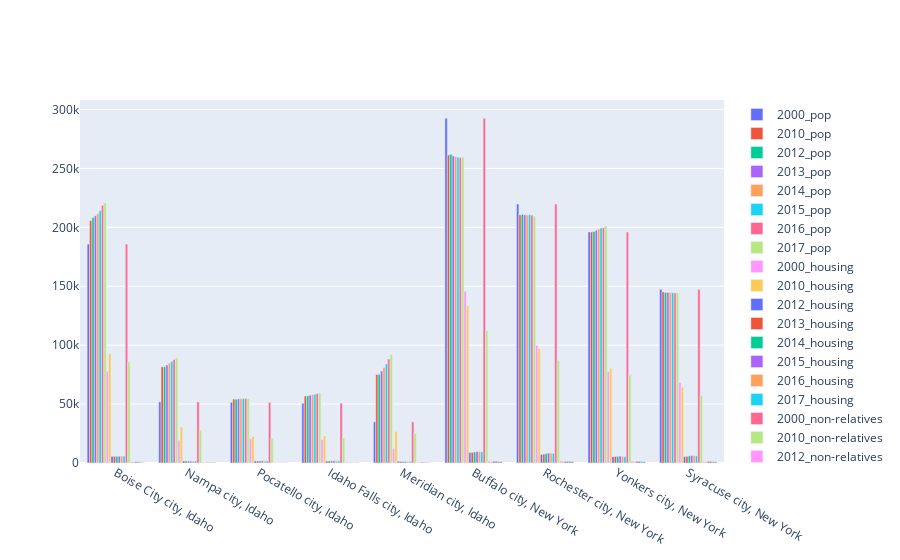

Notebook cell for this chart:
### Code cell
fig = go.Figure(data=[
    go.Bar(name='2000_pop', x=three_state_df['City_Name'], y=three_state_df['Total_Population_2000']),
    go.Bar(name='2010_pop', x=three_state_df['City_Name'], y=three_state_df['Total_Population_2010']),
    go.Bar(name='2012_pop', x=three_state_df['City_Name'], y=three_state_df['Total_Population_2012']),
    go.Bar(name='2013_pop', x=three_state_df['City_Name'], y=three_state_df['Total_Population_2013']),
    go.Bar(name='2014_pop', x=three_state_df['City_Name'], y=three_state_df['Total_Population_2014']),
    go.Bar(name='2015_pop', x=three_state_df['City_Name'], y=three_state_df['Total_Population_2015']),
    go.Bar(name='2016_pop', x=three_state_df['City_Name'], y=three_state_df['Total_Population_2016']),
    go.Bar(name='2017_pop', x=three_state_df['City_Name'], y=three_state_df['Total_Population_2017']),
    go.Bar(name='2000_housing', x=three_state_df['City_Name'], y=three_state_df['Total_Housing_2000']),
    go.Bar(name='2010_housing', x=three_state_df['City_Name'], y=three_state_df['Total_Housing_2010']),
    go.Bar(name='2012_housing', x=three_state_df['City_Name'], y=three_state_df['Total_Housing_2012']),
    go.Bar(name='2013_housing', x=three_state_df['City_Name'], y=three_state_df['Total_Housing_2013']),
    go.Bar(name='2014_housing', x=three_state_df['City_Name'], y=three_state_df['Total_Housing_2014']),
    go.Bar(name='2015_housing', x=three_state_df['City_Name'], y=three_state_df['Total_Housing_2015']),
    go.Bar(name='2016_housing', x=three_state_df['City_Name'], y=three_state_df['Total_Housing_2016']),
    go.Bar(name='2017_housing', x=three_state_df['City_Name'], y=three_state_df['Total_Housing_2017']),
    go.Bar(name='2000_non-relatives', x=three_state_df['City_Name'], y=three_state_df['Presence_of_Non-Relatives_2000']),
    go.Bar(name='2010_non-relatives', x=three_state_df['City_Name'], y=three_state_df['Presence_of_Non-Relatives_2010']),
    go.Bar(name='2012_non-relatives', x=three_state_df['City_Name'], y=three_state_df['Presence_of_Non-Relatives_2012']),
    go.Bar(name='2013_non-relatives', x=three_state_df['City_Name'], y=three_state_df['Presence_of_Non-Relatives_2013']),
    go.Bar(name='2014_non-relatives', x=three_state_df['City_Name'], y=three_state_df['Presence_of_Non-Relatives_2014']),
    go.Bar(name='2015_non-relatives', x=three_state_df['City_Name'], y=three_state_df['Presence_of_Non-Relatives_2015']),
    go.Bar(name='2016_non-relatives', x=three_state_df['City_Name'], y=three_state_df['Presence_of_Non-Relatives_2016']),
    go.Bar(name='2017_non-relatives', x=three_state_df['City_Name'], y=three_state_df['Presence_of_Non-Relatives_2017']),
])
fig.update_layout(barmode='group')
fig.show()

### Figure 1 — Plotly figure (JSON) as saved in the notebook; plotly's stock layout.template omitted (floating-point values rounded to 4 significant figures)
{"data": [{"name": "2000_pop", "type": "bar", "x": ["Boise City city, Idaho", "Nampa city, Idaho", "Pocatello city, Idaho", "Idaho Falls city, Idaho", "Meridian city, Idaho", "Buffalo city, New York", "Rochester city, New York", "Yonkers city, New York", "Syracuse city, New York"], "y": [185787, 51867, 51466, 50730, 34919, 292648, 219773, 196086, 147306]}, {"name": "2010_pop", "type": "bar", "x": ["Boise City city, Idaho", "Nampa city, Idaho", "Pocatello city, Idaho", "Idaho Falls city, Idaho", "Meridian city, Idaho", "Buffalo city, New York", "Rochester city, New York", "Yonkers city, New York", "Syracuse city, New York"], "y": [205671, 81557, 54255, 56813, 75092, 261310, 210565, 195976, 145170]}, {"name": "2012_pop", "type": "bar", "x": ["Boise City city, Idaho", "Nampa city, Idaho", "Pocatello city, Idaho", "Idaho Falls city, Idaho", "Meridian city, Idaho", "Buffalo city, New York", "Rochester city, New York", "Yonkers city, New York", "Syracuse city, New York"], "y": [208332, 81667, 54145, 57021, 75210, 261955, 210967, 196459, 144703]}, {"name": "2013_pop", "type": "bar", "x": ["Boise City city, Idaho", "Nampa city, Idaho", "Pocatello city, Idaho", "Idaho Falls city, Idaho", "Meridian city, Idaho", "Buffalo city, New York", "Rochester city, New York", "Yonkers city, New York", "Syracuse city, New York"], "y": [209726, 83140, 54355, 57536, 78061, 260568, 210624, 197493, 144742]}, {"name": "2014_pop", "type": "bar", "x": ["Boise City city, Idaho", "Nampa city, Idaho", "Pocatello city, Idaho", "Idaho Falls city, Idaho", "Meridian city, Idaho", "Buffalo city, New York", "Rochester city, New York", "Yonkers city, New York", "Syracuse city, New York"], "y": [211655, 84660, 54466, 57935, 81025, 259959, 210461, 198654, 144648]}, {"name": "2015_pop", "type": "bar", "x": ["Boise City city, Idaho", "Nampa city, Idaho", "Pocatello city, Idaho", "Idaho Falls city, Idaho", "Meridian city, Idaho", "Buffalo city, New York", "Rochester city, New York", "Yonkers city, New York", "Syracuse city, New York"], "y": [214196, 86203, 54549, 58374, 84018, 259517, 210745, 199435, 144564]}, {"name": "2016_pop", "type": "bar", "x": ["Boise City city, Idaho", "Nampa city, Idaho", "Pocatello city, Idaho", "Idaho Falls city, Idaho", "Meridian city, Idaho", "Buffalo city, New York", "Rochester city, New York", "Yonkers city, New York", "Syracuse city, New York"], "y": [218677, 87896, 54592, 58933, 88247, 258989, 210291, 199725, 144350]}, {"name": "2017_pop", "type": "bar", "x": ["Boise City city, Idaho", "Nampa city, Idaho", "Pocatello city, Idaho", "Idaho Falls city, Idaho", "Meridian city, Idaho", "Buffalo city, New York", "Rochester city, New York", "Yonkers city, New York", "Syracuse city, New York"], "y": [220859, 89576, 54658, 59414, 91917, 259574, 209463, 200999, 144405]}, {"name": "2000_housing", "type": "bar", "x": ["Boise City city, Idaho", "Nampa city, Idaho", "Pocatello city, Idaho", "Idaho Falls city, Idaho", "Meridian city, Idaho", "Buffalo city, New York", "Rochester city, New York", "Yonkers city, New York", "Syracuse city, New York"], "y": ["77850", "19379", "20627", "19771", "12293", "145574", "99789", "77589", "68192"]}, {"name": "2010_housing", "type": "bar", "x": ["Boise City city, Idaho", "Nampa city, Idaho", "Pocatello city, Idaho", "Idaho Falls city, Idaho", "Meridian city, Idaho", "Buffalo city, New York", "Rochester city, New York", "Yonkers city, New York", "Syracuse city, New York"], "y": [92700, 30507, 22404, 22977, 26674, 133444, 97158, 80389, 64356]}, {"name": "2012_housing", "type": "bar", "x": ["Boise City city, Idaho", "Nampa city, Idaho", "Pocatello city, Idaho", "Idaho Falls city, Idaho", "Meridian city, Idaho", "Buffalo city, New York", "Rochester city, New York", "Yonkers city, New York", "Syracuse city, New York"], "y": [5659, 1694, 1686, 1681, 1444, 8891, 7192, 5296, 5342]}, {"name": "2013_housing", "type": "bar", "x": ["Boise City city, Idaho", "Nampa city, Idaho", "Pocatello city, Idaho", "Idaho Falls city, Idaho", "Meridian city, Idaho", "Buffalo city, New York", "Rochester city, New York", "Yonkers city, New York", "Syracuse city, New York"], "y": [5617, 1641, 1713, 1708, 1314, 9041, 7513, 5449, 5636]}, {"name": "2014_housing", "type": "bar", "x": ["Boise City city, Idaho", "Nampa city, Idaho", "Pocatello city, Idaho", "Idaho Falls city, Idaho", "Meridian city, Idaho", "Buffalo city, New York", "Rochester city, New York", "Yonkers city, New York", "Syracuse city, New York"], "y": [5677, 1613, 1750, 1788, 1197, 9363, 7973, 5655, 6021]}, {"name": "2015_housing", "type": "bar", "x": ["Boise City city, Idaho", "Nampa city, Idaho", "Pocatello city, Idaho", "Idaho Falls city, Idaho", "Meridian city, Idaho", "Buffalo city, New York", "Rochester city, New York", "Yonkers city, New York", "Syracuse city, New York"], "y": [5699, 1613, 1819, 1852, 1112, 9721, 8399, 5814, 6368]}, {"name": "2016_housing", "type": "bar", "x": ["Boise City city, Idaho", "Nampa city, Idaho", "Pocatello city, Idaho", "Idaho Falls city, Idaho", "Meridian city, Idaho", "Buffalo city, New York", "Rochester city, New York", "Yonkers city, New York", "Syracuse city, New York"], "y": [5859, 1703, 1797, 1848, 1176, 9658, 8354, 5664, 6296]}, {"name": "2017_housing", "type": "bar", "x": ["Boise City city, Idaho", "Nampa city, Idaho", "Pocatello city, Idaho", "Idaho Falls city, Idaho", "Meridian city, Idaho", "Buffalo city, New York", "Rochester city, New York", "Yonkers city, New York", "Syracuse city, New York"], "y": [5814, 1707, 1763, 1840, 1213, 9431, 8140, 5425, 6091]}, {"name": "2000_non-relatives", "type": "bar", "x": ["Boise City city, Idaho", "Nampa city, Idaho", "Pocatello city, Idaho", "Idaho Falls city, Idaho", "Meridian city, Idaho", "Buffalo city, New York", "Rochester city, New York", "Yonkers city, New York", "Syracuse city, New York"], "y": ["185787", "51867", "51466", "50730", "34919", "292648", "219773", "196086", "147306"]}, {"name": "2010_non-relatives", "type": "bar", "x": ["Boise City city, Idaho", "Nampa city, Idaho", "Pocatello city, Idaho", "Idaho Falls city, Idaho", "Meridian city, Idaho", "Buffalo city, New York", "Rochester city, New York", "Yonkers city, New York", "Syracuse city, New York"], "y": [85704, 27729, 20832, 21203, 25302, 112536, 87027, 74550, 57355]}, {"name": "2012_non-relatives", "type": "bar", "x": ["Boise City city, Idaho", "Nampa city, Idaho", "Pocatello city, Idaho", "Idaho Falls city, Idaho", "Meridian city, Idaho", "Buffalo city, New York", "Rochester city, New York", "Yonkers city, New York", "Syracuse city, New York"], "y": [1077, 327, 95, 445, 604, 1549, 1746, 1748, 1049]}, {"name": "2013_non-relatives", "type": "bar", "x": ["Boise City city, Idaho", "Nampa city, Idaho", "Pocatello city, Idaho", "Idaho Falls city, Idaho", "Meridian city, Idaho", "Buffalo city, New York", "Rochester city, New York", "Yonkers city, New York", "Syracuse city, New York"], "y": [994, 415, 100, 469, 560, 1386, 1637, 1479, 1218]}, {"name": "2014_non-relatives", "type": "bar", "x": ["Boise City city, Idaho", "Nampa city, Idaho", "Pocatello city, Idaho", "Idaho Falls city, Idaho", "Meridian city, Idaho", "Buffalo city, New York", "Rochester city, New York", "Yonkers city, New York", "Syracuse city, New York"], "y": [1009, 405, 102, 247, 631, 1400, 1258, 1379, 1344]}, {"name": "2015_non-relatives", "type": "bar", "x": ["Boise City city, Idaho", "Nampa city, Idaho", "Pocatello city, Idaho", "Idaho Falls city, Idaho", "Meridian city, Idaho", "Buffalo city, New York", "Rochester city, New York", "Yonkers city, New York", "Syracuse city, New York"], "y": [933, 401, 111, 130, 272, 1433, 1365, 1407, 1314]}, {"name": "2016_non-relatives", "type": "bar", "x": ["Boise City city, Idaho", "Nampa city, Idaho", "Pocatello city, Idaho", "Idaho Falls city, Idaho", "Meridian city, Idaho", "Buffalo city, New York", "Rochester city, New York", "Yonkers city, New York", "Syracuse city, New York"], "y": [591, 389, 112, 161, 374, 1235, 1302, 1148, 1036]}, {"name": "2017_non-relatives", "type": "bar", "x": ["Boise City city, Idaho", "Nampa city, Idaho", "Pocatello city, Idaho", "Idaho Falls city, Idaho", "Meridian city, Idaho", "Buffalo city, New York", "Rochester city, New York", "Yonkers city, New York", "Syracuse city, New York"], "y": [356, 320, 184, 297, 262, 1128, 1321, 1088, 1002]}], "layout": {"barmode": "group"}}
